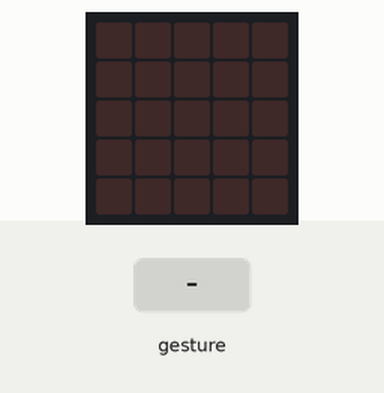
A program run on a simulated BBC micro:bit (MakeCode). Shown: the board's 5×5 LED display. The inputs (shaded band) are chosen by the test bench. Random numbers come from a fixed seed; a tilt is held for 1.5 s and a shake lasts 1 s, then the board lies face up again.

Above: at 1.2 s.
1.3 s: gesture 'shake'
At 2.7 s:
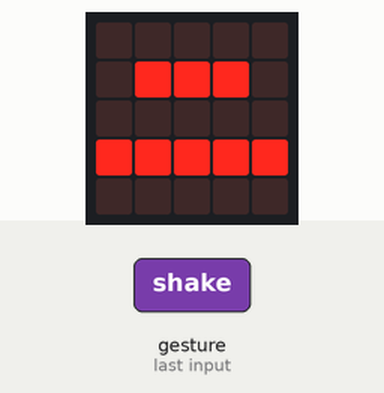
3.0 s: gesture 'shake'
At 4.1 s:
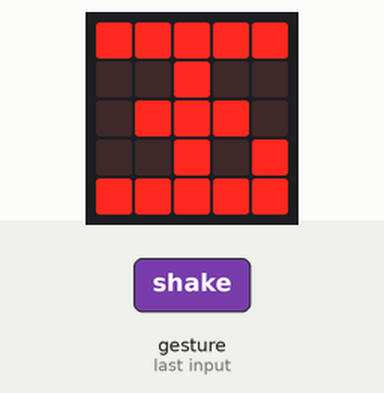
4.7 s: gesture 'shake'
At 5.4 s:
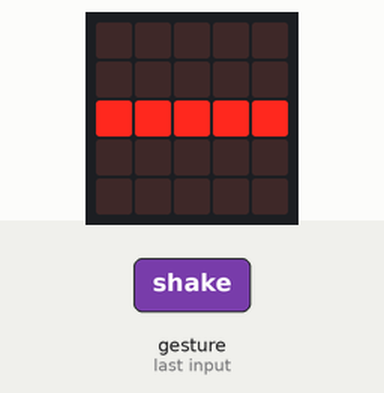
6.4 s: gesture 'shake'
At 7.9 s:
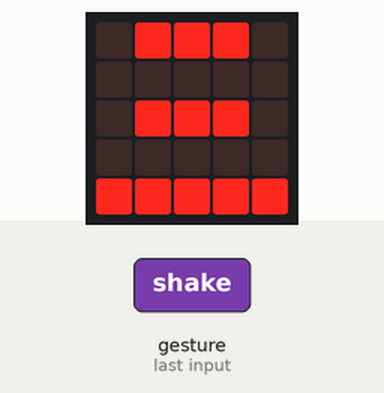
Timing chart, 0 to 9.1 s (numbered marks = the images above; inputs shaded):
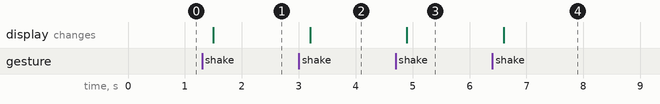

The program:

main.ts
```typescript
let number = 0
input.onGesture(Gesture.Shake, function () {
    basic.clearScreen()
    number = randint(1, 6)
    if (number == 1) {
        basic.showLeds(`
            . . . . .
            . . . . .
            # # # # #
            . . . . .
            . . . . .
            `)
    } else if (number == 2) {
        basic.showLeds(`
            . . . . .
            . # # # .
            . . . . .
            # # # # #
            . . . . .
            `)
    } else if (number == 3) {
        basic.showLeds(`
            . # # # .
            . . . . .
            . # # # .
            . . . . .
            # # # # #
            `)
    } else if (number == 4) {
        basic.showLeds(`
            # # # # #
            # . # . #
            # # . # #
            # . . . #
            # # # # #
            `)
    } else if (number == 5) {
        basic.showLeds(`
            # # # # #
            . . # . .
            . # # # .
            . . # . #
            # # # # #
            `)
    } else {
        basic.showLeds(`
            . . # . .
            # # # # #
            . . . . .
            . # . # .
            # . . . #
            `)
    }
})
```

test.ts
```typescript
// テストはここに来ます。このパッケージが拡張機能として使用されるときにはコンパイルされません。
```

Measured:
- after the input at 1.3 s, the display: changes after 0.20 s (image 1)
- after the input at 3.0 s, the display: changes after 0.20 s (image 2)
- after the input at 4.7 s, the display: changes after 0.20 s (image 3)
- after the input at 6.4 s, the display: changes after 0.20 s (image 4)
